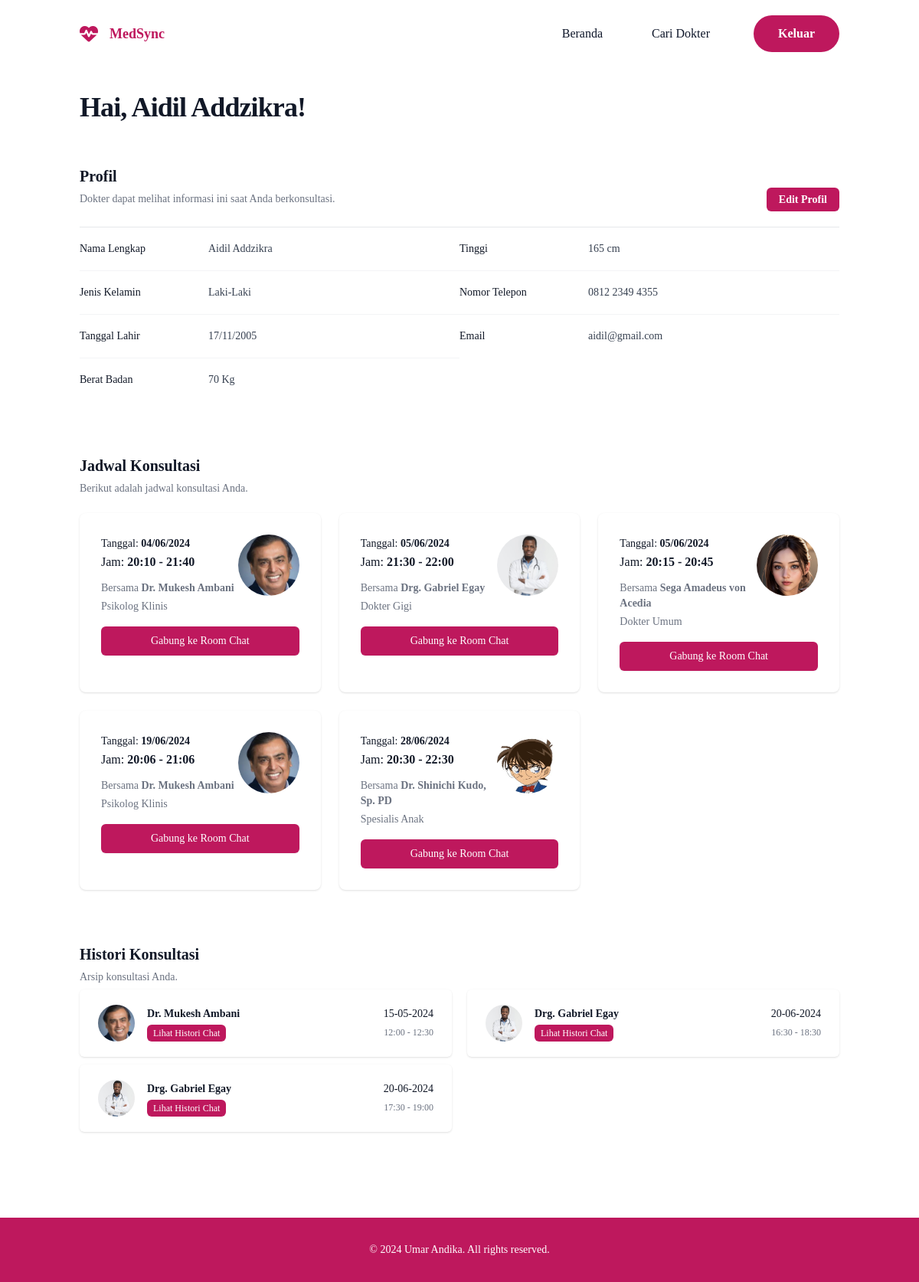
Screenshot of /dashboard.php (signed in) with the database file from the repository.
### tables this page shows
CREATE TABLE `patients` (
  `id` int(11) NOT NULL,
  `email` varchar(100) NOT NULL,
  `nama` varchar(100) NOT NULL,
  `kelamin` char(1) NOT NULL,
  `tgl_lahir` date NOT NULL,
  `bb` int(3) NOT NULL,
  `tb` int(3) NOT NULL,
  `no_tlp` varchar(20) NOT NULL,
  `password` varchar(100) NOT NULL,
  `unique_id` int(255) NOT NULL
);

CREATE TABLE `consultations` (
  `id` int(11) NOT NULL,
  `doctor_id` int(11) NOT NULL,
  `patient_id` int(11) NOT NULL,
  `nth_id` int(11) NOT NULL,
  `tanggal` date NOT NULL,
  `jml_sesi` tinyint(4) NOT NULL,
  `time_start` time NOT NULL,
  `time_end` time NOT NULL,
  `keluhan` varchar(255) NOT NULL,
  `kode_unik` varchar(6) NOT NULL,
  `status` varchar(20) NOT NULL
);

CREATE TABLE `doctors` (
  `id` int(11) NOT NULL,
  `str` varchar(255) NOT NULL,
  `nama` varchar(255) NOT NULL,
  `profesi` int(11) NOT NULL,
  `pengalaman` int(11) NOT NULL,
  `rating` varchar(255) NOT NULL,
  `mahir` varchar(255) NOT NULL,
  `harga` int(11) NOT NULL,
  `alumni` varchar(255) NOT NULL,
  `praktik` varchar(255) NOT NULL,
  `gambar` varchar(255) NOT NULL,
  `email` varchar(100) NOT NULL,
  `password` varchar(100) NOT NULL,
  `unique_id` int(255) NOT NULL
);

CREATE TABLE `profesi_spesialis` (
  `id` int(11) NOT NULL,
  `profesi` varchar(20) NOT NULL
);

### connection/koneksi.php (called while the page is built, shortened)
<?php
$conn = mysqli_connect("localhost", "root", "", "projek");
function query($query) {
	global $conn;
	$result = mysqli_query($conn, $query);
	$rows = [];
	while( $row = mysqli_fetch_assoc($result) ) {
		$rows[] = $row;
	}
	return $rows;
}
?>

### dashboard.php (the view, shortened to what this page needs)
<?php
require 'connection/koneksi.php';
$patient = query("SELECT * FROM patients where id = " . $_SESSION["id"])[0];
$daftar_konsultasi = query("SELECT * FROM consultations where patient_id = " . $_SESSION["id"]." and status = 'active' ORDER BY tanggal ASC");
$daftar_histori = query("SELECT * FROM consultations where patient_id = " . $_SESSION["id"]." and status = 'archive' ORDER BY tanggal ASC");
?>
<!DOCTYPE html>
<html lang="en">
<head>
    <link rel="stylesheet" href="https://rsms.me/inter/inter.css">
    <link rel="stylesheet" href="dist/css/output.css">
</head>
<body>
    <header class="absolute left-0 top-0 z-10 flex w-full items-center bg-transparent">
        <div class="container">
            <div class="relative flex items-center justify-between">
                <div class="">
                    <a href="index.php" class=" py-6 text-lg font-bold text-primary flex justify-center items-center">
                        <span style="margin-top: 5px;">
                            <i class="fa-solid fa-heart-pulse text-2xl text-pink-700" style="margin-right: 15px;"></i>
                        </span>
                        MedSync</a>
                </div>
                <div class="flex items-center">
                    <nav id="nav-menu"
                        class="absolute top-full hidden w-full max-w-[250px] rounded-lg bg-white py-5 shadow-lg  lg:static lg:block lg:max-w-full lg:rounded-none lg:bg-transparent lg:shadow-none lg:dark:bg-transparent">
                        <ul class="block lg:flex">
                            <li class="group">
                                <a href="index.php"
                                    class="mx-8 flex py-3 text-base text-dark group-hover:text-primary">Beranda</a>
                            </li>
                            <li class="group">
                                <a href="browse.php"
                                    class="mx-8 flex py-3 text-base text-dark group-hover:text-primary">Cari Dokter</a>
                            </li>
                            <a href="logout.php" style="margin-left: 25px;"
                                class=" rounded-full bg-primary px-8 py-3 text-base font-semibold text-white transition duration-300 ease-in-out hover:opacity-80 hover:shadow-lg">Keluar</a>
                        </ul>
                    </nav>
                </div>
            </div>
        </div>
    </header>
    <div class="container" style="padding-top: 120px;">
        <h1 class="text-4xl mb-10 font-bold tracking-tight text-gray-900 pb-4">Hai, <?=$patient["nama"]?>!</h1>
        <div class="flex justify-between items-end">
            <div>
                <div class="sm:px-0">
                    <h3 class="text-xl font-semibold leading-7 text-gray-900">Profil</h3>
                    <p class="mt-1 max-w-2xl text-sm leading-6 text-gray-500">Dokter dapat melihat informasi ini saat
                        Anda berkonsultasi.</p>
                </div>
            </div>
            <div x-data="{ isOpen: false }">
                <a data-bs-toggle="modal"
                    data-bs-target="#profileModal-<?= $patient["id"] ?>-<?= $patient["nama"] ?>-<?= $patient["kelamin"] ?>-<?= $patient["tgl_lahir"] ?>-<?= $patient["bb"] ?>-<?= $patient["tb"] ?>-<?= $patient["no_tlp"] ?>-<?= $patient["email"] ?>"
                    @click="isOpen = !isOpen"
                    class="rounded-md bg-primary px-4 py-2 cursor-pointer text-sm font-semibold text-white hover:opacity-80">Edit
                    Profil</a>
            </div>
        </div>
        <div class="mt-6 border-t  grid grid-cols-2">
            <div class="divide-y col-span-1 divide-gray-100">
                <div class="py-4 grid grid-cols-3 gap-2 items-center">
                    <dt class="col-span-1 text-sm font-medium leading-6 text-gray-900">Nama Lengkap</dt>
                    <dd class="col-span-1 mt-1 text-sm  text-gray-700 sm:col-span-2 sm:mt-0"><?=$patient["nama"]?></dd>
                </div>
                <div class="py-4 grid grid-cols-3 gap-2 items-center">
                    <dt class="col-span-1 text-sm font-medium leading-6 text-gray-900">Jenis Kelamin</dt>
                    <dd class="col-span-1 mt-1 text-sm leading-6  text-gray-700 sm:col-span-2 sm:mt-0">
                        <?= $patient["kelamin"] == "l" ? "Laki-Laki" : "Perempuan"?></dd>
                </div>
                <div class="py-4 grid grid-cols-3 gap-2 items-center">
                    <dt class="col-span-1 text-sm font-medium leading-6 text-gray-900">Tanggal Lahir</dt>
                    <dd class="col-span-1 mt-1 text-sm leading-6 text-gray-700 sm:col-span-2 sm:mt-0">
                        <?= date("d/m/Y", strtotime($patient["tgl_lahir"])) ?></dd>
                </div>
                <div class="py-4 grid grid-cols-3 gap-2 items-center">
                    <dt class="col-span-1 text-sm font-medium leading-6 text-gray-900">Berat Badan</dt>
                    <dd class="col-span-1 mt-1 text-sm leading-6 text-gray-700 sm:col-span-2 sm:mt-0">
                        <?=$patient["bb"]?> Kg</dd>
                </div>
            </div>
            <div class="divide-y col-span-1 divide-gray-100">
                <div class="py-4 grid grid-cols-3 gap-2 items-center">
                    <dt class="col-span-1 text-sm font-medium leading-6 text-gray-900">Tinggi</dt>
                    <dd class="col-span-1 mt-1 text-sm leading-6 text-gray-700 sm:col-span-2 sm:mt-0">
                        <?=$patient["tb"]?> cm</dd>
                </div>
                <div class="py-4 grid grid-cols-3 gap-2 items-center">
                    <dt class="col-span-1 text-sm font-medium leading-6 text-gray-900">Nomor Telepon</dt>
                    <dd class="col-span-1 mt-1 text-sm leading-6 text-gray-700 sm:col-span-2 sm:mt-0">
                        <?=$patient["no_tlp"]?></dd>
                </div>
                <div class="py-4 grid grid-cols-3 gap-2 items-center">
                    <dt class="col-span-1 text-sm font-medium leading-6 text-gray-900">Email</dt>
                    <dd class="col-span-1 mt-1 text-sm leading-6 text-gray-700 sm:col-span-2 sm:mt-0">
                        <?=$patient["email"]?></dd>
                </div>
            </div>
        </div>
        <div style="margin-top: 70px;">
            <div>
                <h3 class="text-xl font-bold leading-7 text-gray-900">Jadwal Konsultasi</h3>
                <p class="mt-1 max-w-2xl text-sm leading-6 text-gray-500">Berikut adalah jadwal konsultasi Anda.</p>
            </div>
            <div>
                <div class="grid gap-6 grid-cols-3 pt-5">
                    <?php foreach ($daftar_konsultasi as $konsultasi) : ?>
                    <div class="bg-white shadow rounded-lg p-7">
                        <div class="flex items-start justify-between">
                            <div>
                                <?php $doctor = query("SELECT * FROM doctors where id = " . $konsultasi["doctor_id"])[0];
                            $listSpesialis = query("SELECT * FROM profesi_spesialis where id = $doctor[profesi]")[0];
                            ?>
                                <p class="text-sm  leading-6 text-gray-900">Tanggal:
                                    <span
                                        class="font-semibold"><?= date('d/m/Y', strtotime($konsultasi["tanggal"])) ?></span>
                                </p>
                                <p class="text-md leading-6 text-gray-900">Jam:
                                    <span class="font-bold"><?= date('H:i', strtotime($konsultasi["time_start"])) ?>
                                        -
                                        <?= date('H:i', strtotime($konsultasi["time_end"])) ?></span>
                                </p>
                                <p class="mt-3 text-sm leading-2 text-gray-500">Bersama <span
                                        class="font-semibold text-black"><?=$doctor["nama"]?></span></p>
                                <p class="mt-1 text-sm leading-2 text-gray-500"><?=$listSpesialis["profesi"]?></p>
                            </div>
                            <div class="flex items center">
                                <div class="w-20 h-20 rounded-full"
                                    style="background-image: url('dist/img/<?=$doctor["gambar"]?>'); background-size: cover; background-position: center;">
                                </div>
                            </div>
                        </div>
                        <div class="mt-4">
                            <?php if ($konsultasi["kode_unik"] == "") : ?>
                            <a class="flex cursor-default justify-center items-center w-full px-4 py-2 border border-transparent rounded-md shadow-sm text-sm text-gray-500"
                                style="background-color: #d1d1d1">Akan dibagikan ketika jam konsultasi
                                dimulai.</a>
                            <!-- <p class="text-xs text-gray-400 mt-2">Room Chat akan dibagikan ketika jam konsultasi
                                dimulai.
                            </p> -->
                            <?php else : ?>
                            <a href="chats/chatRoom.php?code=<?=$konsultasi["kode_unik"]?>"
                                class="flex justify-center items-center w-full px-4 py-2 border border-transparent rounded-md shadow-sm text-sm font-medium text-white bg-pink-700 hover:bg-pink-800 focus:outline-none focus:ring-2 focus:ring-offset-2 focus:ring-pink-700">Gabung
                                ke Room Chat</a>
                            <?php endif; ?>
                        </div>
                    </div>
                    <?php endforeach; ?>
                </div>
            </div>
        </div>
        <div style="margin-top: 70px;">
            <div>
                <h3 class="text-xl font-bold leading-7 text-gray-900">Histori Konsultasi</h3>
                <p class="mt-1 max-w-2xl text-sm leading-6 text-gray-500">Arsip konsultasi Anda.</p>
            </div>
            <div>
                <div class="grid grid-cols-2 mt-1" style="column-gap: 20px; row-gap: 10px;">
                    <?php foreach ($daftar_histori as $histori) : ?>
                    <div role="list" class="divide-y divide-gray-100 rounded-md shadow">
                        <?php $doctor = query("SELECT * FROM doctors where id = " . $histori["doctor_id"])[0];?>
                        <div class="flex justify-between gap-x-6 py-5 px-6">
                            <div class="flex min-w-0 gap-x-4">
                                <img class="h-12 w-12 flex-none rounded-full bg-gray-50"
                                    src="dist/img/<?=$doctor["gambar"]?>" alt="" style="object-fit: cover;">
                                <div class="min-w-0 flex-auto">
                                    <p class="text-sm font-semibold leading-6 text-gray-900"><?=$doctor["nama"]?></p>
                                    <a href="chats/historyChatRoom.php?code=<?=$histori["kode_unik"]?>"
                                        class="text-white text-xs bg-primary py-1 px-2 rounded-md">Lihat
                                        Histori Chat</a>
                                </div>
                            </div>
                            <div class="hidden shrink-0 sm:flex sm:flex-col sm:items-end">
                                <p class="text-sm leading-6 text-gray-900 ">
                                    <?= date('d-m-Y', strtotime($histori["tanggal"])) ?></p>
                                <p class="mt-1 text-xs leading-5 text-gray-500">
                                    <?= date('H:i', strtotime($histori["time_start"])) ?> -
                                    <?= date('H:i', strtotime($histori["time_end"])) ?></time></p>
                            </div>
                        </div>
                    </div>
                    <?php endforeach; ?>
                </div>
            </div>
        </div>
    </div>
    <footer class="mt-28 bg-primary">
        <div
            class="container mx-auto text-white border-slate-200 p-8 text-center text-sm dark:border-slate-900 md:flex-row md:px-12">
            ©
            2024
            Umar Andika. All rights reserved.
        </div>
    </footer>
</body>
</html>

### rows the page displays
patients: nama "Aidil Addzikra", tgl_lahir "17/11/2005", bb "70", tb "165", no_tlp "0812 2349 4355", email "aidil@gmail.com"
consultations: tanggal "04/06/2024", time_start "20:10", time_end "21:40", doctor.nama "Dr. Mukesh Ambani", profesi_spesialis.profesi "Psikolog Klinis", doctor.gambar (picture)
consultations: tanggal "05/06/2024", time_start "21:30", time_end "22:00", doctor.nama "Drg. Gabriel Egay", profesi_spesialis.profesi "Dokter Gigi", doctor.gambar (picture)
consultations: tanggal "05/06/2024", time_start "20:15", time_end "20:45", doctor.nama "Sega Amadeus von Acedia", profesi_spesialis.profesi "Dokter Umum", doctor.gambar (picture)
consultations: tanggal "19/06/2024", time_start "20:06", time_end "21:06", doctor.nama "Dr. Mukesh Ambani", profesi_spesialis.profesi "Psikolog Klinis", doctor.gambar (picture)
consultations: tanggal "28/06/2024", time_start "20:30", time_end "22:30", doctor.nama "Dr. Shinichi Kudo, Sp. PD", profesi_spesialis.profesi "Spesialis Anak", doctor.gambar (picture)
consultations: doctor.gambar (picture), doctor.nama "Dr. Mukesh Ambani", tanggal "15-05-2024", time_start "12:00", time_end "12:30"
consultations: doctor.gambar (picture), doctor.nama "Drg. Gabriel Egay", tanggal "20-06-2024", time_start "16:30", time_end "18:30"
consultations: doctor.gambar (picture), doctor.nama "Drg. Gabriel Egay", tanggal "20-06-2024", time_start "17:30", time_end "19:00"
